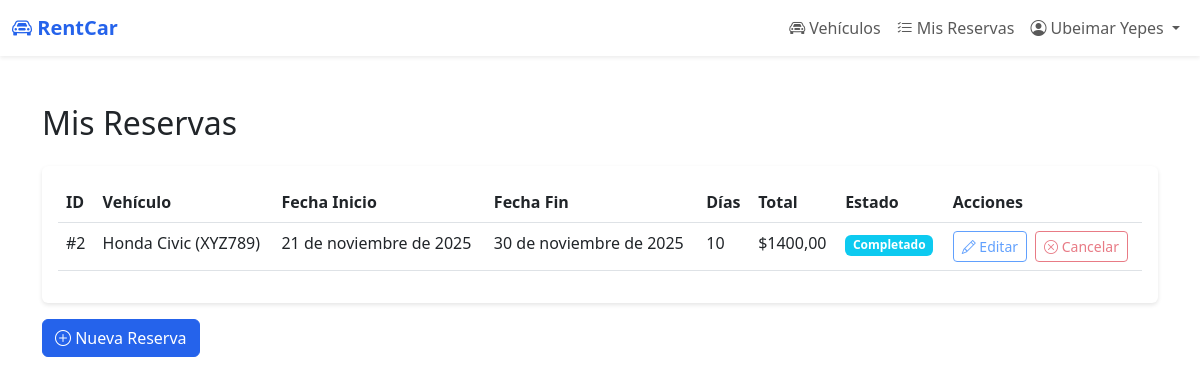
/my-rentals/ (signed in), run on the app's committed database.
### rental/models.py (models this page shows, shortened)
class Rental(models.Model):
    STATUS_CHOICES = [
        ('pendiente', 'Pendiente'),
        ('activo', 'Activo'),
        ('completado', 'Completado'),
        ('cancelado', 'Cancelado'),
    ]
    client = models.ForeignKey(User, on_delete=models.PROTECT, related_name='rentals', verbose_name="Cliente")
    vehicle = models.ForeignKey(Vehicle, on_delete=models.PROTECT, related_name='rentals', verbose_name="Vehículo")
    start_date = models.DateField(verbose_name="Fecha de Inicio")
    end_date = models.DateField(verbose_name="Fecha de Devolución")
    days = models.IntegerField(verbose_name="Días")
    daily_rate = models.DecimalField(max_digits=10, decimal_places=2, verbose_name="Tarifa Diaria")
    total_amount = models.DecimalField(max_digits=10, decimal_places=2, verbose_name="Monto Total")
    status = models.CharField(max_length=20, choices=STATUS_CHOICES, default='pendiente', verbose_name="Estado")
    notes = models.TextField(blank=True, verbose_name="Notas")
    created_at = models.DateTimeField(auto_now_add=True)
    updated_at = models.DateTimeField(auto_now=True)
    class Meta:
        verbose_name = "Alquiler"
        verbose_name_plural = "Alquileres"
        ordering = ['-created_at']

class Vehicle(models.Model):
    TRANSMISSION_CHOICES = [
        ('manual', 'Manual'),
        ('automatica', 'Automática'),
    ]
    STATUS_CHOICES = [
        ('disponible', 'Disponible'),
        ('alquilado', 'Alquilado'),
        ('mantenimiento', 'En Mantenimiento'),
    ]
    license_plate = models.CharField(max_length=20, unique=True, verbose_name="Placa")
    brand = models.CharField(max_length=100, verbose_name="Marca")
    model = models.CharField(max_length=100, verbose_name="Modelo")
    year = models.IntegerField(verbose_name="Año")
    category = models.ForeignKey(Category, on_delete=models.PROTECT, verbose_name="Categoría")
    transmission = models.CharField(max_length=20, choices=TRANSMISSION_CHOICES, verbose_name="Transmisión")
    daily_rate = models.DecimalField(max_digits=10, decimal_places=2, verbose_name="Tarifa Diaria")
    capacity = models.IntegerField(verbose_name="Capacidad de Pasajeros")
    status = models.CharField(max_length=20, choices=STATUS_CHOICES, default='disponible', verbose_name="Estado")
    image = models.ImageField(upload_to='vehicles/', blank=True, null=True, verbose_name="Imagen")
    description = models.TextField(blank=True, verbose_name="Descripción")
    created_at = models.DateTimeField(auto_now_add=True)
    updated_at = models.DateTimeField(auto_now=True)
    class Meta:
        verbose_name = "Vehículo"
        verbose_name_plural = "Vehículos"
        ordering = ['-created_at']
    def __str__(self):
        return f"{self.brand} {self.model} ({self.license_plate})"

### rental/views.py (the view)
# urls.py: path('my-rentals/', views.my_rentals, name='my_rentals'),
@login_required
def my_rentals(request):
    rentals = Rental.objects.filter(client=request.user).order_by('-created_at')
    context = {'rentals': rentals}
    return render(request, 'rental/my_rentals.html', context)

### templates/rental/my_rentals.html (shortened to what this page needs)
{% extends 'base.html' %}
{% block content %}
<div class="container my-5">
    <h2 class="mb-4">Mis Reservas</h2>
    <div class="card">
        <div class="card-body">
            <div class="table-responsive">
                <table class="table">
                    <thead>
                        <tr>
                            <th>ID</th>
                            <th>Vehículo</th>
                            <th>Fecha Inicio</th>
                            <th>Fecha Fin</th>
                            <th>Días</th>
                            <th>Total</th>
                            <th>Estado</th>
                            <th>Acciones</th>
                        </tr>
                    </thead>
                    <tbody>
                        {% for rental in rentals %}
                        <tr>
                            <td>#{{ rental.id }}</td>
                            <td>{{ rental.vehicle }}</td>
                            <td>{{ rental.start_date }}</td>
                            <td>{{ rental.end_date }}</td>
                            <td>{{ rental.days }}</td>
                            <td>${{ rental.total_amount }}</td>
                            <td>
                                <span class="badge bg-{% if rental.status == 'activo' %}success{% elif rental.status == 'pendiente' %}warning{% elif rental.status == 'completado' %}info{% else %}secondary{% endif %}">
                                    {{ rental.get_status_display }}
                                </span>
                            </td>
                            <td>
                                <div class="d-flex gap-2">
                                    <a href="{% url 'rental_edit_user' rental.pk %}" class="btn btn-sm btn-outline-primary {% if rental.status != 'pendiente' %}disabled{% endif %}">
                                        <i class="bi bi-pencil"></i> Editar
                                    </a>
                                    <form method="post" action="{% url 'rental_cancel_user' rental.pk %}">
                                        <button type="submit" class="btn btn-sm btn-outline-danger" {% if rental.status == 'cancelado' or rental.status == 'completado' %}disabled{% endif %}>
                                            <i class="bi bi-x-circle"></i> Cancelar
                                        </button>
                                    </form>
                                </div>
                            </td>
                        </tr>
                        {% empty %}
                        <tr>
                            <td colspan="8" class="text-center">No tienes reservas aún.</td>
                        </tr>
                        {% endfor %}
                    </tbody>
                </table>
            </div>
        </div>
    </div>
    <div class="mt-3">
        <a href="{% url 'vehicles_list' %}" class="btn btn-primary">
            <i class="bi bi-plus-circle"></i> Nueva Reserva
        </a>
    </div>
</div>
{% endblock %}

### templates/base.html (shortened to what this page needs)
<!DOCTYPE html>
<html lang="es">
<head>
    {% load static %}
    <link href="https://cdn.jsdelivr.net/npm/bootstrap@5.3.0/dist/css/bootstrap.min.css" rel="stylesheet">
    <link rel="stylesheet" href="https://cdn.jsdelivr.net/npm/bootstrap-icons@1.11.0/font/bootstrap-icons.css">
</head>
<body>
    <nav class="navbar navbar-expand-lg navbar-light bg-white shadow-sm">
        <div class="container-fluid">
            <a class="navbar-brand" href="{% url 'home' %}">
                <i class="bi bi-car-front"></i> RentCar
            </a>
            <div class="collapse navbar-collapse" id="navbarNav">
                <ul class="navbar-nav ms-auto">
                    {% if user.is_authenticated %}
                        {% if user.profile.role == 'admin' or user.profile.role == 'operador' %}
                            <li class="nav-item">
                                <a class="nav-link" href="{% url 'dashboard' %}">
                                    <i class="bi bi-speedometer2"></i> Dashboard
                                </a>
                            </li>
                        {% else %}
                            <li class="nav-item">
                                <a class="nav-link" href="{% url 'vehicles_list' %}">
                                    <i class="bi bi-car-front"></i> Vehículos
                                </a>
                            </li>
                            <li class="nav-item">
                                <a class="nav-link" href="{% url 'my_rentals' %}">
                                    <i class="bi bi-list-check"></i> Mis Reservas
                                </a>
                            </li>
                        {% endif %}
                        <li class="nav-item dropdown">
                            <a class="nav-link dropdown-toggle" href="#" role="button" data-bs-toggle="dropdown">
                                <i class="bi bi-person-circle"></i> {{ user.get_full_name }}
                            </a>
                        </li>
                    {% endif %}
                </ul>
            </div>
        </div>
    </nav>
    {% block content %}{% endblock %}
</body>
</html>

### templates/base.html (style rules this page uses)
:root { --primary-color: #2563eb; --secondary-color: #1e40af; --accent: #0ea5e9; --success: #22c55e; --warning: #f59e0b; --info: #06b6d4; }
.navbar-brand { font-weight: bold; color: var(--primary-color) !important; }
.btn-primary { background-color: var(--primary-color); border-color: var(--primary-color); }
.card { border: none; box-shadow: 0 2px 4px rgba(0,0,0,0.1); transition: transform 0.2s; }

### data on the page
Rental: id "2", vehicle "Honda Civic (XYZ789)", start_date "21 de noviembre de 2025", end_date "30 de noviembre de 2025", days "10", total_amount "1400,00", status "Completado"

### other printed values
{{ user.get_full_name }} "Ubeimar Yepes"
